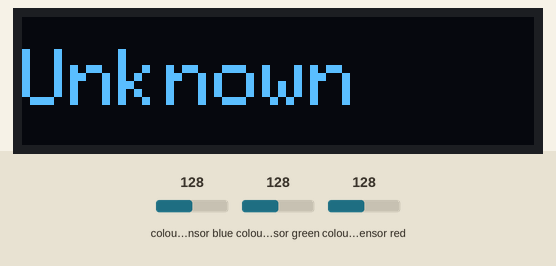
This sketch was run on a simulated Arduino Uno, built with avr-gcc and run on an emulated ATmega328P. Parts: 128×32 one-colour display. Wiring (inferred from the names in the program): TCS3200 colour sensor: output pin 12; S2 pin 10; S3 pin 11; S0 pin 8; S1 pin 9. The inputs (shaded band) are chosen by the test bench; at power-on: colour sensor green 128, colour sensor red 128, colour sensor blue 128. What the sketch prints to the serial monitor is not drawn.

Above: at 1.2 s.
1.3 s: colour sensor green set to 191
At 3.3 s:
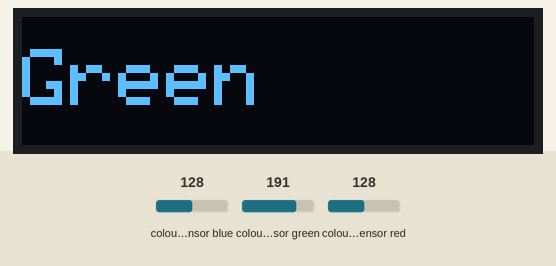
3.6 s: colour sensor red set to 250
At 5.3 s:
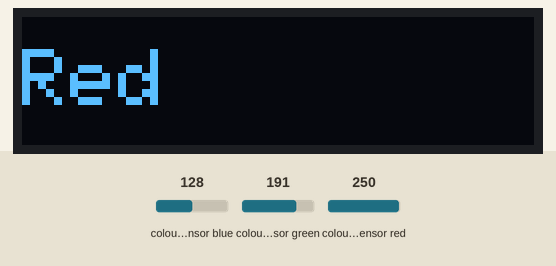
5.7 s: colour sensor blue set to 250
At 7.2 s:
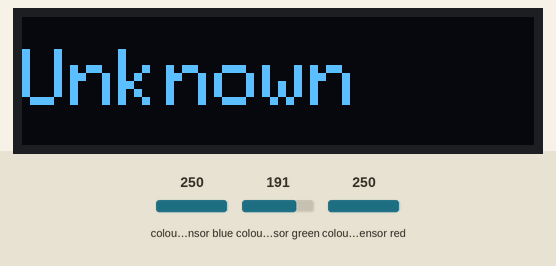
7.8 s: colour sensor blue set to 5
At 9.0 s:
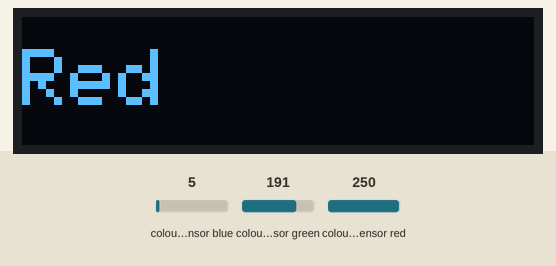
9.9 s: colour sensor red set to 5
At 10.9 s:
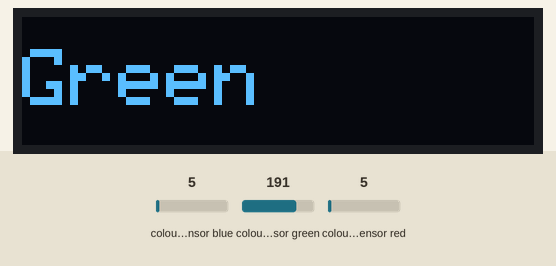
Timing chart, 0 to 12.9 s (numbered marks = the images above; inputs shaded):
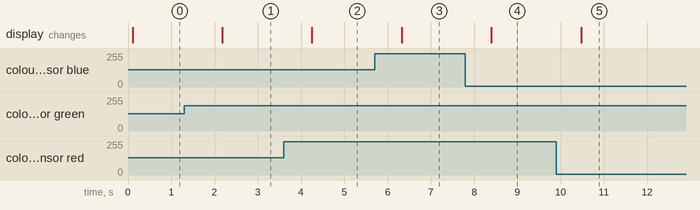

The sketch:

Color_detection_sensor_code.ino
```cpp
// This code works with GY-31 TCS3200 TCS230 color sensor module
#include <Wire.h>
#include <Adafruit_GFX.h>
#include <Adafruit_SSD1306.h>

// OLED setup
#define SCREEN_WIDTH 128
#define SCREEN_HEIGHT 32
#define OLED_RESET    -1
Adafruit_SSD1306 display(SCREEN_WIDTH, SCREEN_HEIGHT, &Wire, OLED_RESET);

// TCS3200 pins
#define s0 8
#define s1 9
#define s2 10
#define s3 11
#define out 12

int Red = 0, Blue = 0, Green = 0;

void setup() {
  pinMode(s0, OUTPUT);
  pinMode(s1, OUTPUT);
  pinMode(s2, OUTPUT);
  pinMode(s3, OUTPUT);
  pinMode(out, INPUT);

  Serial.begin(9600);

  // Frequency scaling 100% for accurate readings
  digitalWrite(s0, HIGH);
  digitalWrite(s1, HIGH);

  // Initialize OLED
  if(!display.begin(SSD1306_SWITCHCAPVCC, 0x3C)) {
    Serial.println(F("SSD1306 allocation failed"));
    for(;;);
  }
  display.clearDisplay();
  display.setTextSize(2);      // Larger text
  display.setTextColor(SSD1306_WHITE);
}

void loop() {
  GetColors();  // Read RGB values

  String colorName = "Unknown";

  if (Red <= 15 && Green <= 15 && Blue <= 15)
    colorName = "White";
  else if (Red < Blue && Red <= Green && Red < 23)
    colorName = "Red";
  else if (Blue < Green && Blue < Red && Blue < 20)
    colorName = "Blue";
  else if (Green < Red && Green - Blue <= 8)
    colorName = "Green";

  // Print only detected color to Serial
  Serial.println(colorName);

  // Display only detected color on OLED
  display.clearDisplay();
  display.setCursor(0, 8);  // adjust vertical position for larger text
  display.println(colorName);
  display.display();

  delay(2000);  // 2s delay
}

void GetColors() {
  // Select RED photodiodes
  digitalWrite(s2, LOW);
  digitalWrite(s3, LOW);
  Red = pulseIn(out, digitalRead(out) == HIGH ? LOW : HIGH);
  delay(20);

  // Select BLUE photodiodes
  digitalWrite(s3, HIGH);
  Blue = pulseIn(out, digitalRead(out) == HIGH ? LOW : HIGH);
  delay(20);

  // Select GREEN photodiodes
  digitalWrite(s2, HIGH);
  Green = pulseIn(out, digitalRead(out) == HIGH ? LOW : HIGH);
  delay(20);
}
```

Measured:
- after the input at 1.3 s, the display: changes after 0.88 s (image 1)
- after the input at 3.6 s, the display: changes after 0.65 s (image 2)
- after the input at 5.7 s, the display: changes after 0.63 s (image 3)
- after the input at 7.8 s, the display: changes after 0.60 s (image 4)
- after the input at 9.9 s, the display: changes after 0.58 s (image 5)
